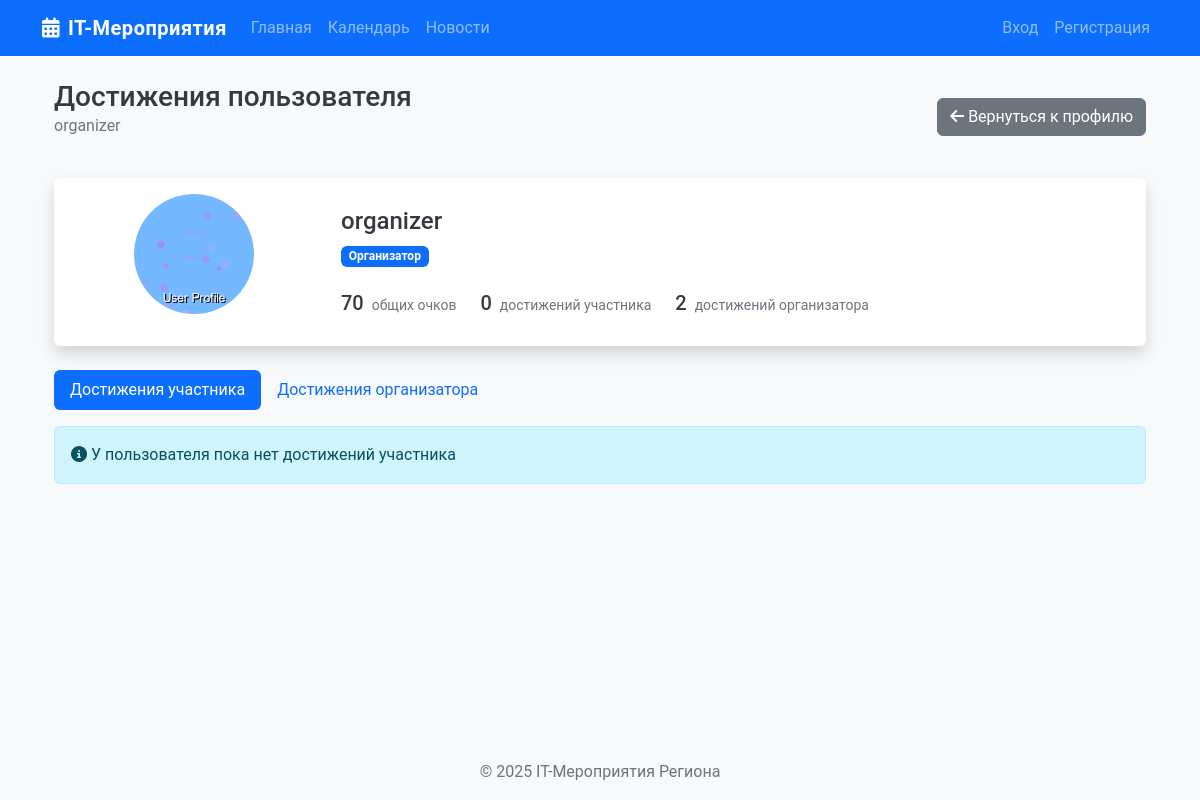
Page /profile/user/2/achievements on the committed database.
### app/models/user.py (models this page shows, shortened)
class User(db.Model, UserMixin):
    id = db.Column(db.Integer, primary_key=True)
    username = db.Column(db.String(50), unique=True, nullable=False)
    email = db.Column(db.String(120), unique=True, nullable=False)
    password = db.Column(db.String(60), nullable=False)
    role = db.Column(db.String(20), default=UserRole.PARTICIPANT.value)
    profile_image = db.Column(db.String(20), default='default.jpg')
    created_at = db.Column(db.DateTime, default=datetime.utcnow)
    organized_events = db.relationship('Event', back_populates='organizer')
    applications = db.relationship('EventApplication', back_populates='user')
    achievements = db.relationship('Achievement', secondary=user_achievements,
                                   backref=db.backref('users', lazy='dynamic'))
    event_achievements = db.relationship('UserEventAchievement', back_populates='user')
    organizer_achievements = db.relationship('UserOrganizerAchievement', back_populates='user')
    def is_organizer(self):
        return self.role == UserRole.ORGANIZER.value or self.role == UserRole.ADMIN.value
    def total_points(self):
        event_points = db.session.query(db.func.sum(EventApplication.points)).\
            filter(EventApplication.user_id == self.id,
                   EventApplication.status == 'approved').scalar() or 0
        achievement_points = db.session.query(db.func.sum(EventAchievement.points)).\
            join(UserEventAchievement, UserEventAchievement.achievement_id == EventAchievement.id).\
            filter(UserEventAchievement.user_id == self.id).scalar() or 0
        organizer_achievement_points = db.session.query(db.func.sum(OrganizerAchievement.points)).\
            join(UserOrganizerAchievement, UserOrganizerAchievement.achievement_id == OrganizerAchievement.id).\
            filter(UserOrganizerAchievement.user_id == self.id).scalar() or 0
        return event_points + achievement_points + organizer_achievement_points

### app/routes/profile.py (the view)
@profile.route('/user/<int:user_id>/achievements')
def user_achievements(user_id):
    user = User.query.get_or_404(user_id)
    user_rank = db.session.query(
        func.rank().over(
            order_by=func.sum(EventApplication.points).desc()
        ).label('rank')
    ).filter(EventApplication.user_id == user.id).scalar() or 0
    total_users = db.session.query(func.count(distinct(EventApplication.user_id))).scalar() or 0
    return render_template(
        'profile/user_achievements.html',
        user=user,
        user_rank=user_rank,
        total_users=total_users
    )

### app/templates/profile/user_achievements.html (shortened to what this page needs)
{% extends "layout/base.html" %}
{% block content %}
<div class="container">
    <div class="d-flex align-items-center mb-4">
        <div>
            <h1 class="h3 mb-0">Достижения пользователя</h1>
            <p class="text-muted">{{ user.username }}</p>
        </div>
        <a href="{{ url_for('profile.view_profile', user_id=user.id) }}" class="btn btn-secondary ms-auto">
            <i class="fas fa-arrow-left me-1"></i>Вернуться к профилю
        </a>
    </div>
    <div class="card shadow mb-4">
        <div class="card-body">
            <div class="row align-items-center">
                <div class="col-md-3 text-center">
                    <img src="{{ url_for('static', filename='img/profile_pics/' + user.profile_image) }}"
                         class="rounded-circle img-fluid mb-3" style="width: 120px; height: 120px; object-fit: cover;">
                </div>
                <div class="col-md-9">
                    <h4>{{ user.username }}</h4>
                    <p>
                        <span class="badge {% if user.role == 'admin' %}bg-danger{% elif user.role == 'organizer' %}bg-primary{% else %}bg-success{% endif %} mb-2">
                            {{ {'participant': 'Участник', 'organizer': 'Организатор', 'admin': 'Администратор'}[user.role] }}
                        </span>
                    </p>
                    <div class="d-flex align-items-center">
                        <div class="me-4">
                            <span class="h5">{{ user.total_points() }}</span>
                            <small class="text-muted ms-1">общих очков</small>
                        </div>
                        <div class="me-4">
                            <span class="h5">{{ user.event_achievements|length }}</span>
                            <small class="text-muted ms-1">достижений участника</small>
                        </div>
                        {% if user.is_organizer() %}
                        <div>
                            <span class="h5">{{ user.organizer_achievements|length }}</span>
                            <small class="text-muted ms-1">достижений организатора</small>
                        </div>
                        {% endif %}
                    </div>
                </div>
            </div>
        </div>
    </div>
    <ul class="nav nav-pills mb-3" id="achievements-tab" role="tablist">
        <li class="nav-item" role="presentation">
            <button class="nav-link active" id="user-achievements-tab" data-bs-toggle="pill"
                    data-bs-target="#user-achievements" type="button" role="tab"
                    aria-controls="user-achievements" aria-selected="true">
                Достижения участника
            </button>
        </li>
        {% if user.is_organizer() %}
        <li class="nav-item" role="presentation">
            <button class="nav-link" id="organizer-achievements-tab" data-bs-toggle="pill"
                    data-bs-target="#organizer-achievements" type="button" role="tab"
                    aria-controls="organizer-achievements" aria-selected="false">
                Достижения организатора
            </button>
        </li>
        {% endif %}
    </ul>
    <div class="tab-content" id="achievements-tabContent">
        <div class="tab-pane fade show active" id="user-achievements" role="tabpanel"
             aria-labelledby="user-achievements-tab">
            {% if user.event_achievements %}
                <div class="row g-4">
                    {% for achievement in user.event_achievements %}
                        <div class="col-md-6 col-lg-4">
                            <div class="card h-100">
                                <div class="row g-0">
                                    <div class="col-3 p-3 text-center">
                                        <img src="{{ url_for('static', filename='img/achievement_icons/' + achievement.achievement.icon) }}"
                                            alt="{{ achievement.achievement.name }}"
                                            class="img-fluid rounded-circle" style="width: 80px; height: 80px;">
                                    </div>
                                    <div class="col-9">
                                        <div class="card-body">
                                            <h5 class="card-title">{{ achievement.achievement.name }}</h5>
                                            <p class="card-text">{{ achievement.achievement.description }}</p>
                                            <div class="d-flex justify-content-between align-items-center">
                                                <div>
                                                    <span class="badge bg-warning text-dark">
                                                        <i class="fas fa-trophy me-1"></i>{{ achievement.achievement.points }} очков
                                                    </span>
                                                </div>
                                                <small class="text-muted">
                                                    {{ achievement.date_earned.strftime('%d.%m.%Y') }}
                                                </small>
                                            </div>
                                        </div>
                                    </div>
                                </div>
                            </div>
                        </div>
                    {% endfor %}
                </div>
            {% else %}
                <div class="alert alert-info">
                    <i class="fas fa-info-circle me-1"></i>У пользователя пока нет достижений участника
                </div>
            {% endif %}
        </div>
    </div>
</div>
{% endblock %}

### app/static/css/main.css (style rules this page uses)
body { font-family: 'Roboto', sans-serif; background-color: #f8f9fa; color: #343a40; min-height: 100vh; display: flex; flex-direction: column; }
.card { border: none; transition: transform 0.3s, box-shadow 0.3s; }

### rows in the picture
User: username "organizer", profile_image (placeholder picture), role "Организатор"

### other values in the picture
{{ user.total_points() }} "70"
{{ user.event_achievements|length }} "0"
{{ user.organizer_achievements|length }} "2"
